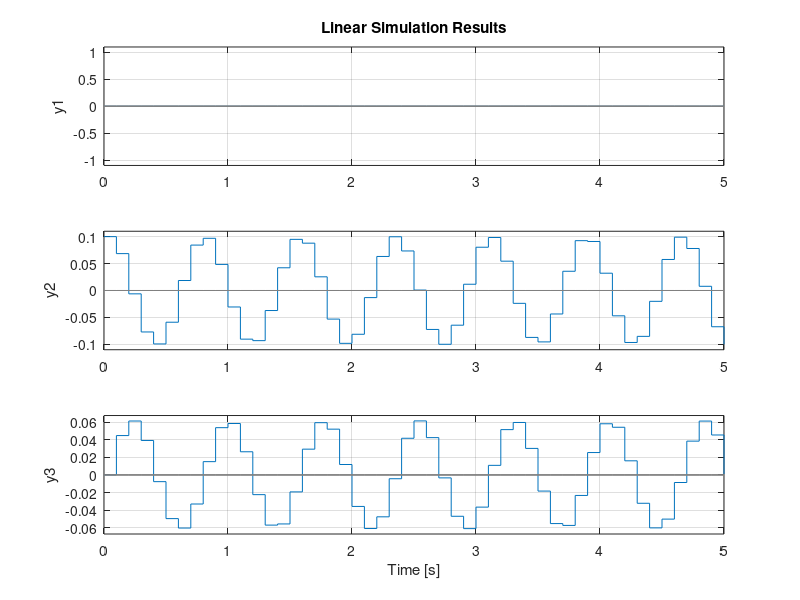

The MATLAB source for this figure:
clear
clc
close all
%%% ===============================================
%%% #4b
%%% -----------------------------------------------

Iy = 750;  % kg m^3
Iz = 1000; % kg m^3
Ix = 500;  % kg m^3
po = 20;   % rad/s
dt = 0.1;  % s

A = [0 0 0; 0 0 (po/Iy)*(Ix-Iz); 0 (po/Iz)*(Iy-Ix) 0];
B = [1/Ix 0 0; 0 1/Iy 0; 0 0 1/Iz];
C = eye(3,3);
D = zeros(3,3);

sys = ss(A,B,C,D);
n = size(A,1); % # states
m = size(B,2); % # inputs
p = size(C,1); % # outputs

sysd = c2d(sys,dt,'ZOH');

F = sysd.A
G = sysd.B
H = sysd.C
M = sysd.D

%%% ===============================================
%%% #4c
%%% -----------------------------------------------
Ef = eig(F);
norm(Ef(1)); % = 1
norm(Ef(2)); % = 1
norm(Ef(3)); % = 1

% figure(),step(sysd,10)

%%% ===============================================
%%% #4d
%%% -----------------------------------------------
x = [0;0.1;0];
t = [0:dt:5]';
u = zeros(length(t),3);
lsim(sysd,u,t,x)



































